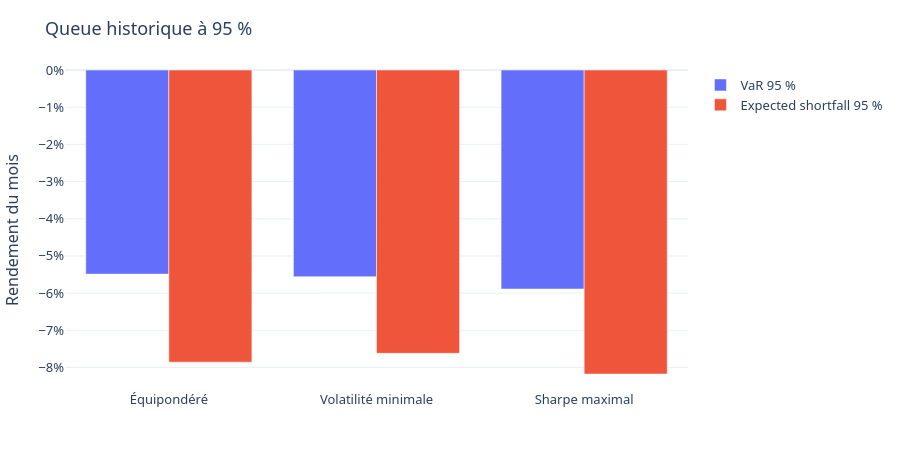
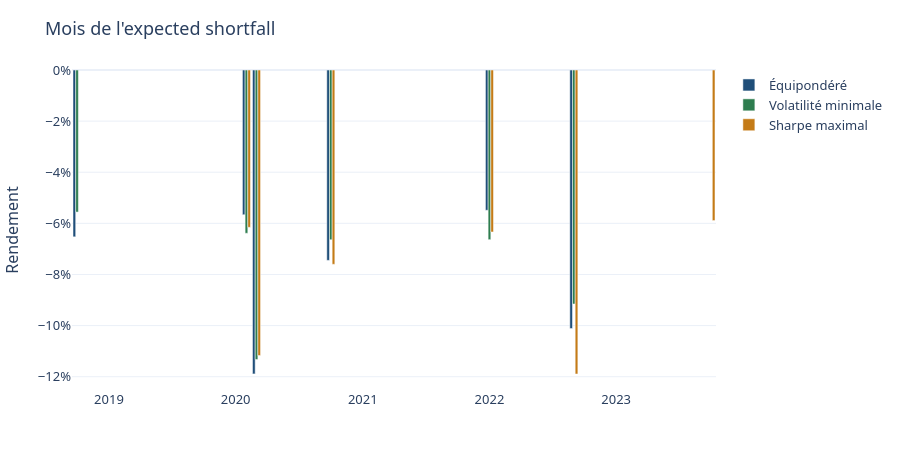

Notebook code for these charts, in order:
### Markdown cell above
## La volatilité et la queue

La volatilité mesure l'écart de tous les mois autour de leur moyenne. La VaR retient un seul rang parmi les mois les plus mauvais. L'expected shortfall moyenne ces mois. Un livre peut être le plus calme sur l'ensemble de la période et ne pas avoir la queue la plus douce.

La cellule nomme, à partir de `risk_by_strategy.csv`, le livre à la volatilité la plus basse, celui à la VaR la plus profonde, et celui à l'expected shortfall le plus doux. Elle imprime aussi, pour chaque livre, de combien l'expected shortfall est plus profond que la VaR.

Elle compte ensuite les mois de `var_tail.csv` selon le nombre de livres qui les partagent. Un mois présent dans tous les livres est une date de la liste. Un mois présent dans un seul livre tient à la règle de poids de ce livre.

### Code cell
print("Volatilité, VaR 95 % et expected shortfall 95 %.")
for strategy, label in LABELS.items():
    row = metrics.loc[metrics["strategy"].eq(strategy)].iloc[0]
    print(
        f"{label} : volatilité {percent(row['annualized_volatility'])}, "
        f"VaR {percent(row['var_95'])}, "
        f"expected shortfall {percent(row['expected_shortfall_95'])}."
    )
lowest = metrics.loc[metrics["annualized_volatility"].astype(float).idxmin()]
deepest = metrics.loc[metrics["var_95"].astype(float).idxmin()]
mildest = metrics.loc[metrics["expected_shortfall_95"].astype(float).idxmax()]
print(
    f"Volatilité la plus basse : {LABELS[lowest['strategy']]} "
    f"({percent(lowest['annualized_volatility'])})."
)
print(
    f"VaR la plus profonde : {LABELS[deepest['strategy']]} ({percent(deepest['var_95'])})."
)
print(
    f"Expected shortfall le plus doux : {LABELS[mildest['strategy']]} "
    f"({percent(mildest['expected_shortfall_95'])})."
)
if lowest["strategy"] != deepest["strategy"]:
    print("Le livre à la volatilité la plus basse n'a pas la VaR la plus profonde.")
if lowest["strategy"] == mildest["strategy"]:
    print("Le livre à la volatilité la plus basse a aussi l'expected shortfall le plus doux.")

print("Profondeur de la queue, expected shortfall contre VaR :")
for strategy, label in LABELS.items():
    row = metrics.loc[metrics["strategy"].eq(strategy)].iloc[0]
    gap = float(row["var_95"]) - float(row["expected_shortfall_95"])
    print(f"  {label} : l'expected shortfall est plus profond de {percent(gap)}.")

presence = {}
for strategy in LABELS:
    for month in tail.loc[tail["strategy"].eq(strategy), "month"].astype(str):
        presence.setdefault(month, set()).add(strategy)
print("Mois de queue selon le nombre de livres :")


def book_phrase(count, total):
    if count == total:
        return "Dans tous les livres"
    if count == 1:
        return "Dans un seul livre"
    return f"Dans {count} livres"


for count in range(len(LABELS), 0, -1):
    months = sorted(month for month, books in presence.items() if len(books) == count)
    if months:
        print(f"  {book_phrase(count, len(LABELS))} : {', '.join(months)}.")

labeled = tail.copy()
labeled["strategy"] = labeled["strategy"].map(LABELS)
metrics_labeled = metrics.copy()
metrics_labeled["strategy"] = metrics_labeled["strategy"].map(LABELS)
tail_bars(metrics_labeled).show()
tail_months(labeled).show()

### Figure 1 — Plotly figure (JSON) as saved in the notebook; plotly's stock layout.template omitted (floating-point values rounded to 4 significant figures)
{"data": [{"alignmentgroup": "True", "hovertemplate": "%{x}<br>%{y:.1%}<extra></extra>", "legendgroup": "VaR 95 %", "marker": {"color": "#636efa", "pattern": {"shape": ""}}, "name": "VaR 95 %", "offsetgroup": "VaR 95 %", "orientation": "v", "showlegend": true, "textposition": "auto", "type": "bar", "x": ["Équipondéré", "Volatilité minimale", "Sharpe maximal"], "xaxis": "x", "y": [-0.05489, -0.05558, -0.0589], "yaxis": "y"}, {"alignmentgroup": "True", "hovertemplate": "%{x}<br>%{y:.1%}<extra></extra>", "legendgroup": "Expected shortfall 95 %", "marker": {"color": "#EF553B", "pattern": {"shape": ""}}, "name": "Expected shortfall 95 %", "offsetgroup": "Expected shortfall 95 %", "orientation": "v", "showlegend": true, "textposition": "auto", "type": "bar", "x": ["Équipondéré", "Volatilité minimale", "Sharpe maximal"], "xaxis": "x", "y": [-0.07856, -0.07618, -0.08175], "yaxis": "y"}], "layout": {"barmode": "group", "font": {"family": "Segoe UI, sans-serif", "size": 13}, "height": 460, "legend": {"title": {"text": ""}, "tracegroupgap": 0}, "margin": {"b": 70, "l": 60, "r": 30, "t": 70}, "title": {"text": "Queue historique à 95 %"}, "xaxis": {"anchor": "y", "categoryarray": ["Équipondéré", "Volatilité minimale", "Sharpe maximal", "Fonds iShares"], "categoryorder": "array", "domain": [0.0, 1.0], "title": {"text": ""}}, "yaxis": {"anchor": "x", "domain": [0.0, 1.0], "tickformat": ".0%", "title": {"text": "Rendement du mois"}}}}

### Figure 2 — Plotly figure (JSON) as saved in the notebook; plotly's stock layout.template omitted (floating-point values rounded to 4 significant figures)
{"data": [{"alignmentgroup": "True", "hovertemplate": "%{x}<br>%{y:.1%}<extra>%{fullData.name}</extra>", "legendgroup": "Équipondéré", "marker": {"color": "#1f4e79", "pattern": {"shape": ""}}, "name": "Équipondéré", "offsetgroup": "Équipondéré", "orientation": "v", "showlegend": true, "textposition": "auto", "type": "bar", "x": ["2020-03", "2022-09", "2020-10", "2018-10", "2020-02", "2022-01"], "xaxis": "x", "y": [-0.1189, -0.1012, -0.07448, -0.06527, -0.05663, -0.05489], "yaxis": "y"}, {"alignmentgroup": "True", "hovertemplate": "%{x}<br>%{y:.1%}<extra>%{fullData.name}</extra>", "legendgroup": "Volatilité minimale", "marker": {"color": "#2e7d4f", "pattern": {"shape": ""}}, "name": "Volatilité minimale", "offsetgroup": "Volatilité minimale", "orientation": "v", "showlegend": true, "textposition": "auto", "type": "bar", "x": ["2020-03", "2022-09", "2020-10", "2022-01", "2020-02", "2018-10"], "xaxis": "x", "y": [-0.1133, -0.09156, -0.06641, -0.06638, -0.06388, -0.05558], "yaxis": "y"}, {"alignmentgroup": "True", "hovertemplate": "%{x}<br>%{y:.1%}<extra>%{fullData.name}</extra>", "legendgroup": "Sharpe maximal", "marker": {"color": "#c47b17", "pattern": {"shape": ""}}, "name": "Sharpe maximal", "offsetgroup": "Sharpe maximal", "orientation": "v", "showlegend": true, "textposition": "auto", "type": "bar", "x": ["2022-09", "2020-03", "2020-10", "2022-01", "2020-02", "2023-10"], "xaxis": "x", "y": [-0.1189, -0.1117, -0.07602, -0.06337, -0.06155, -0.0589], "yaxis": "y"}], "layout": {"barmode": "group", "font": {"family": "Segoe UI, sans-serif", "size": 13}, "height": 460, "legend": {"title": {"text": ""}, "tracegroupgap": 0}, "margin": {"b": 70, "l": 60, "r": 30, "t": 70}, "title": {"text": "Mois de l'expected shortfall"}, "xaxis": {"anchor": "y", "domain": [0.0, 1.0], "title": {"text": ""}}, "yaxis": {"anchor": "x", "domain": [0.0, 1.0], "tickformat": ".0%", "title": {"text": "Rendement"}}}}
